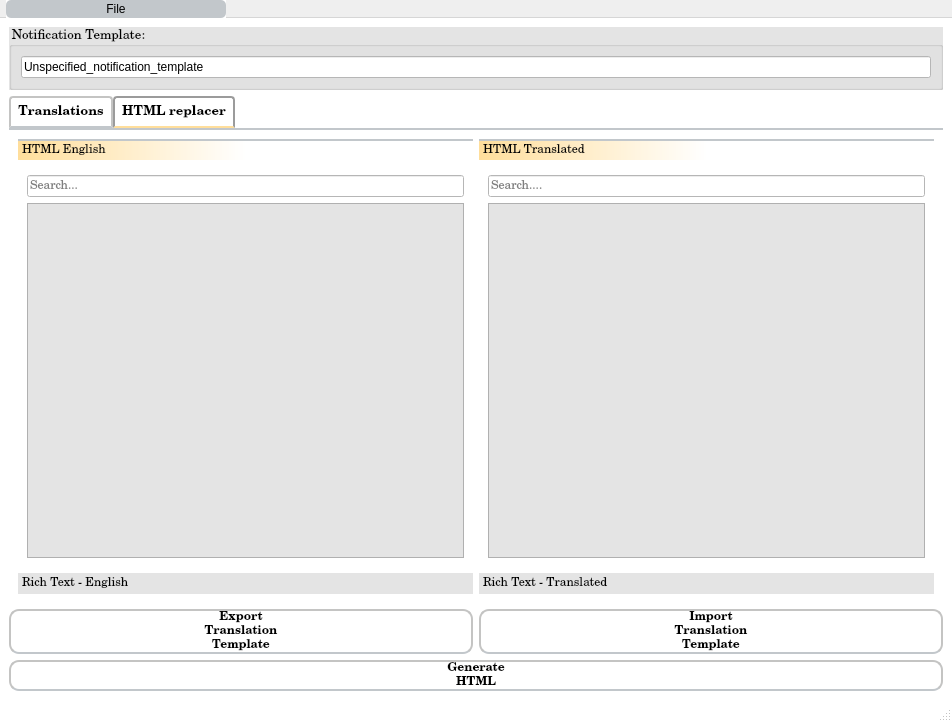
<?xml version="1.0" encoding="UTF-8"?>
<ui version="4.0">
 <class>ILX_translator_window</class>
 <widget class="QMainWindow" name="ILX_translator_window">
  <property name="geometry">
   <rect>
    <x>0</x>
    <y>0</y>
    <width>952</width>
    <height>722</height>
   </rect>
  </property>
  <property name="maximumSize">
   <size>
    <width>16777215</width>
    <height>16777215</height>
   </size>
  </property>
  <property name="font">
   <font>
    <family>Century Schoolbook</family>
    <pointsize>9</pointsize>
   </font>
  </property>
  <property name="windowTitle">
   <string>ILX html Replacer</string>
  </property>
  <property name="windowOpacity">
   <double>1.000000000000000</double>
  </property>
  <property name="autoFillBackground">
   <bool>false</bool>
  </property>
  <property name="styleSheet">
   <string notr="true">QMainWindow{
	background-color: rgb(255, 255, 255); /*White*/
}
QWidget#centralwidget{
	background-color: rgb(255, 255, 255); /*White*/
}
QMenu, QMenuBar {
	width: 200px;
    background-color: qlineargradient(x1:0, y1:0, x2:0, y2:1,
                                      stop:0 #e4e4e4, stop:1#ffde9b); /*LightGray top - Gold bottom*/
}
QMenu::item, QMenuBar::item {
	width: 200px;
    spacing: 3px;           
    padding: 2px 10px;
    background-color:  #C2C7CB; /*Dark Grey*/
    color: rgb(0,0,0);   /*Text = Black */
    border-radius: 5px;
}
QMenu::item::selected, QMenuBar::item::selected {    
    background-color:  #ffde9b; /*Gold*/
}
QMenu::item::pressed, QMenuBar::item::pressed {
    background: #ffde9b; /*Gold*/
}
QWidget#tab_translations, QWidget#tab_html{
	background-color:  qlineargradient(x1: 0, y1: 0, x2: 0, y2: 1,
                                stop: 0.2 #ffffff, stop: 0.5 #ffde9b, /*White top - Gold mid*/
                                stop: 0.5 #ffde9b, stop: 0.8 #ffffff); /*Gold mid - White bottom*/
}
QToolBox::tab{
	background-color: #e4e4e4; /*LightGray*/
}
QWidget#page_eng_html, QWidget#page_eng_rich_text, QWidget#page_trans_html, QWidget#page_trans_rich_text, QWidget#scrollAreaWidgetContents {
	background-color: rgb(255, 255, 255); /*White*/
}
QToolBox::tab::hover, QToolBox::tab::selected{
	background-color: qlineargradient(spread:pad, x1:0, y1:0, x2:1, y2:0, stop:0 #ffde9b, stop:0.5 rgba(255, 255, 255, 255)); /*Gold left - White right*/
}
QToolBox::tab:selected {
	border-top : 2px solid;
    border-color: #C2C7CB; /*DarkGray*/
}
QToolBox::tab::hover {
	border : 2px solid;
    border-color: #C2C7CB; /*DarkGray*/
}
QGroupBox{
background-color: #e4e4e4; /*LightGray*/
}
QTextEdit{
background-color: #e4e4e4; /*LightGray*/
}
QLineEdit{
	background-color: rgb(255, 255, 255); /*White*/
}
QTabWidget::pane { /* The tab widget frame */
    border-top: 2px solid #C2C7CB; /*DarkGray*/
    position: absolute;
    top: -0.5em;
}
QTabWidget::tab-bar {
    alignment: center;
}
/* Style the tab using the tab sub-control. Note that
    it reads QTabBar _not_ QTabWidget */
QTabBar::tab {
    background: qlineargradient(x1: 0, y1: 0, x2: 0, y2: 1,
                                stop: 0 #E1E1E1, stop: 0.4 #DDDDDD,
                                stop: 0.5 #D8D8D8, stop: 1.0 #D3D3D3);
    border: 2px solid #C4C4C3;
    border-bottom-color: #C2C7CB; /* same as the pane color */
    border-top-left-radius: 4px;
    border-top-right-radius: 4px;
    min-width: 120ex;
    padding: 7px;
}
QTabBar::tab:selected, QTabBar::tab:hover {
    background: qlineargradient(x1: 0, y1: 0, x2: 0, y2: 1,
                                stop: 0 #fafafa, stop: 0.4 #ffde9b,
                                stop: 0.5 #ffde9b, stop: 1.0 #fafafa);
}
QTabBar::tab:selected {
    border-color: #9B9B9B;
    border-bottom-color:#ffde9b; /* same as pane color */
}

 QPushButton::hover {
    background: qlineargradient(x1: 0, y1: 0, x2: 0, y2: 1,
                                stop: 0 #fafafa, stop: 0.4 #f4f4f4,
                                stop: 0.5 #e7e7e7, stop: 1.0 #fafafa);
}
QPushButton::pressed {
    background: qlineargradient(x1: 0, y1: 0, x2: 0, y2: 1,
                                stop: 0 #fafafa, stop: 0.1 #f4f4f4,
                                stop: 0.9 #e7e7e7, stop: 1.0 #fafafa);
}
QPushButton {
    background: qlineargradient(x1: 0, y1: 0, x2: 0, y2: 1,
                                stop: 0 #E1E1E1, stop: 0.4 #DDDDDD,
                                stop: 0.5 #D8D8D8, stop: 1.0 #D3D3D3);
    border: 2px solid #C4C4C3;
    border-bottom-color: #C2C7CB; /* same as the pane color */
    border-radius: 10px;
}</string>
  </property>
  <widget class="QWidget" name="centralwidget">
   <layout class="QGridLayout" name="gridLayout_4">
    <item row="0" column="0">
     <layout class="QVBoxLayout" name="verticalLayout_tab_and_buttons">
      <item>
       <widget class="QGroupBox" name="groupBox_notification_template">
        <property name="font">
         <font>
          <family>Century Schoolbook</family>
          <pointsize>10</pointsize>
          <weight>50</weight>
          <bold>false</bold>
         </font>
        </property>
        <property name="title">
         <string>Notification Template:</string>
        </property>
        <layout class="QGridLayout" name="gridLayout_2">
         <item row="0" column="0">
          <widget class="QLineEdit" name="lineEdit_notification_template">
           <property name="text">
            <string>Unspecified_notification_template</string>
           </property>
           <property name="frame">
            <bool>true</bool>
           </property>
          </widget>
         </item>
        </layout>
       </widget>
      </item>
      <item>
       <widget class="QTabWidget" name="tabWidget">
        <property name="font">
         <font>
          <family>Century Schoolbook</family>
          <pointsize>10</pointsize>
          <weight>75</weight>
          <bold>true</bold>
         </font>
        </property>
        <property name="styleSheet">
         <string notr="true"/>
        </property>
        <property name="currentIndex">
         <number>1</number>
        </property>
        <widget class="QWidget" name="tab_translations">
         <property name="sizePolicy">
          <sizepolicy hsizetype="Preferred" vsizetype="Expanding">
           <horstretch>0</horstretch>
           <verstretch>0</verstretch>
          </sizepolicy>
         </property>
         <attribute name="title">
          <string>Translations</string>
         </attribute>
         <layout class="QGridLayout" name="gridLayout">
          <item row="0" column="0">
           <widget class="QScrollArea" name="scrollArea_translation_lineEdits">
            <property name="sizePolicy">
             <sizepolicy hsizetype="Preferred" vsizetype="Expanding">
              <horstretch>0</horstretch>
              <verstretch>0</verstretch>
             </sizepolicy>
            </property>
            <property name="horizontalScrollBarPolicy">
             <enum>Qt::ScrollBarAsNeeded</enum>
            </property>
            <property name="widgetResizable">
             <bool>true</bool>
            </property>
            <widget class="QWidget" name="scrollAreaWidgetContents">
             <property name="geometry">
              <rect>
               <x>0</x>
               <y>0</y>
               <width>912</width>
               <height>453</height>
              </rect>
             </property>
             <layout class="QGridLayout" name="gridLayout_3">
              <item row="0" column="0">
               <layout class="QHBoxLayout" name="horizontalLayout_translations">
                <property name="sizeConstraint">
                 <enum>QLayout::SetMaximumSize</enum>
                </property>
                <item>
                 <widget class="QGroupBox" name="groupBox_eng_values">
                  <property name="sizePolicy">
                   <sizepolicy hsizetype="Preferred" vsizetype="Expanding">
                    <horstretch>0</horstretch>
                    <verstretch>0</verstretch>
                   </sizepolicy>
                  </property>
                  <property name="maximumSize">
                   <size>
                    <width>16777215</width>
                    <height>16777215</height>
                   </size>
                  </property>
                  <property name="font">
                   <font>
                    <family>Century Schoolbook</family>
                    <pointsize>9</pointsize>
                    <weight>75</weight>
                    <italic>true</italic>
                    <bold>true</bold>
                   </font>
                  </property>
                  <property name="focusPolicy">
                   <enum>Qt::NoFocus</enum>
                  </property>
                  <property name="title">
                   <string>English</string>
                  </property>
                 </widget>
                </item>
                <item>
                 <widget class="QGroupBox" name="groupBox_trans_values">
                  <property name="sizePolicy">
                   <sizepolicy hsizetype="Preferred" vsizetype="Expanding">
                    <horstretch>0</horstretch>
                    <verstretch>0</verstretch>
                   </sizepolicy>
                  </property>
                  <property name="maximumSize">
                   <size>
                    <width>16777215</width>
                    <height>16777215</height>
                   </size>
                  </property>
                  <property name="font">
                   <font>
                    <family>Century Schoolbook</family>
                    <pointsize>9</pointsize>
                    <weight>75</weight>
                    <italic>true</italic>
                    <bold>true</bold>
                   </font>
                  </property>
                  <property name="title">
                   <string>Translation</string>
                  </property>
                 </widget>
                </item>
               </layout>
              </item>
             </layout>
            </widget>
           </widget>
          </item>
         </layout>
        </widget>
        <widget class="QWidget" name="tab_html">
         <attribute name="title">
          <string>HTML replacer</string>
         </attribute>
         <layout class="QGridLayout" name="gridLayout_5">
          <item row="0" column="0">
           <layout class="QHBoxLayout" name="horizontalLayout">
            <item>
             <widget class="QToolBox" name="toolBox_eng">
              <property name="sizePolicy">
               <sizepolicy hsizetype="Preferred" vsizetype="Expanding">
                <horstretch>0</horstretch>
                <verstretch>0</verstretch>
               </sizepolicy>
              </property>
              <property name="minimumSize">
               <size>
                <width>300</width>
                <height>0</height>
               </size>
              </property>
              <property name="font">
               <font>
                <family>Century Schoolbook</family>
                <pointsize>9</pointsize>
               </font>
              </property>
              <property name="styleSheet">
               <string notr="true"/>
              </property>
              <property name="currentIndex">
               <number>0</number>
              </property>
              <widget class="QWidget" name="page_eng_html">
               <property name="geometry">
                <rect>
                 <x>0</x>
                 <y>0</y>
                 <width>453</width>
                 <height>393</height>
                </rect>
               </property>
               <attribute name="label">
                <string>HTML English</string>
               </attribute>
               <layout class="QGridLayout" name="gridLayout_6">
                <item row="0" column="0">
                 <widget class="QLineEdit" name="lineEdit_search_eng">
                  <property name="placeholderText">
                   <string>Search...</string>
                  </property>
                 </widget>
                </item>
                <item row="1" column="0">
                 <widget class="QTextEdit" name="textEdit_eng">
                  <property name="minimumSize">
                   <size>
                    <width>0</width>
                    <height>0</height>
                   </size>
                  </property>
                 </widget>
                </item>
               </layout>
              </widget>
              <widget class="QWidget" name="page_eng_rich_text">
               <property name="geometry">
                <rect>
                 <x>0</x>
                 <y>0</y>
                 <width>453</width>
                 <height>393</height>
                </rect>
               </property>
               <attribute name="label">
                <string>Rich Text - English</string>
               </attribute>
               <layout class="QGridLayout" name="gridLayout_9">
                <item row="0" column="0">
                 <widget class="QTextEdit" name="textEdit_eng_rich_text">
                  <property name="minimumSize">
                   <size>
                    <width>0</width>
                    <height>0</height>
                   </size>
                  </property>
                  <property name="readOnly">
                   <bool>true</bool>
                  </property>
                 </widget>
                </item>
               </layout>
              </widget>
             </widget>
            </item>
            <item>
             <widget class="QToolBox" name="toolBox_trans">
              <property name="minimumSize">
               <size>
                <width>300</width>
                <height>0</height>
               </size>
              </property>
              <property name="font">
               <font>
                <family>Century Schoolbook</family>
                <pointsize>9</pointsize>
               </font>
              </property>
              <property name="styleSheet">
               <string notr="true"/>
              </property>
              <property name="currentIndex">
               <number>0</number>
              </property>
              <widget class="QWidget" name="page_trans_html">
               <property name="geometry">
                <rect>
                 <x>0</x>
                 <y>0</y>
                 <width>453</width>
                 <height>393</height>
                </rect>
               </property>
               <attribute name="label">
                <string>HTML Translated</string>
               </attribute>
               <layout class="QGridLayout" name="gridLayout_7">
                <item row="0" column="0">
                 <widget class="QLineEdit" name="lineEdit_search_trans">
                  <property name="placeholderText">
                   <string>Search....</string>
                  </property>
                 </widget>
                </item>
                <item row="1" column="0">
                 <widget class="QTextEdit" name="textEdit_trans">
                  <property name="minimumSize">
                   <size>
                    <width>0</width>
                    <height>0</height>
                   </size>
                  </property>
                 </widget>
                </item>
               </layout>
              </widget>
              <widget class="QWidget" name="page_trans_rich_text">
               <property name="geometry">
                <rect>
                 <x>0</x>
                 <y>0</y>
                 <width>453</width>
                 <height>393</height>
                </rect>
               </property>
               <attribute name="label">
                <string>Rich Text - Translated</string>
               </attribute>
               <layout class="QGridLayout" name="gridLayout_8">
                <item row="0" column="0">
                 <widget class="QTextEdit" name="textEdit_trans_rich_text">
                  <property name="minimumSize">
                   <size>
                    <width>0</width>
                    <height>0</height>
                   </size>
                  </property>
                  <property name="readOnly">
                   <bool>true</bool>
                  </property>
                 </widget>
                </item>
               </layout>
              </widget>
             </widget>
            </item>
           </layout>
          </item>
         </layout>
        </widget>
       </widget>
      </item>
      <item>
       <layout class="QHBoxLayout" name="horizontalLayout_export_import_buttons">
        <item>
         <widget class="QPushButton" name="pushButton_export">
          <property name="font">
           <font>
            <family>Century Schoolbook</family>
            <pointsize>9</pointsize>
            <weight>75</weight>
            <bold>true</bold>
           </font>
          </property>
          <property name="text">
           <string>Export
Translation
Template</string>
          </property>
         </widget>
        </item>
        <item>
         <widget class="QPushButton" name="pushButton_import">
          <property name="font">
           <font>
            <family>Century Schoolbook</family>
            <pointsize>9</pointsize>
            <weight>75</weight>
            <bold>true</bold>
           </font>
          </property>
          <property name="text">
           <string>Import
Translation
Template</string>
          </property>
         </widget>
        </item>
       </layout>
      </item>
      <item>
       <widget class="QPushButton" name="pushButton_generate">
        <property name="font">
         <font>
          <family>Century Schoolbook</family>
          <pointsize>9</pointsize>
          <weight>75</weight>
          <bold>true</bold>
         </font>
        </property>
        <property name="text">
         <string>Generate
HTML</string>
        </property>
       </widget>
      </item>
     </layout>
    </item>
   </layout>
  </widget>
  <widget class="QMenuBar" name="menubar">
   <property name="geometry">
    <rect>
     <x>0</x>
     <y>0</y>
     <width>952</width>
     <height>20</height>
    </rect>
   </property>
   <property name="styleSheet">
    <string notr="true"/>
   </property>
   <widget class="QMenu" name="menuFile">
    <property name="minimumSize">
     <size>
      <width>0</width>
      <height>0</height>
     </size>
    </property>
    <property name="title">
     <string>File</string>
    </property>
    <addaction name="actionSave_html"/>
    <addaction name="actionImport_html"/>
   </widget>
   <addaction name="menuFile"/>
  </widget>
  <widget class="QStatusBar" name="statusbar"/>
  <action name="actionSave_html">
   <property name="text">
    <string>Save English html</string>
   </property>
  </action>
  <action name="actionImport_html">
   <property name="text">
    <string>Import English html</string>
   </property>
  </action>
 </widget>
 <resources/>
 <connections>
  <connection>
   <sender>textEdit_eng</sender>
   <signal>textChanged()</signal>
   <receiver>ILX_translator_window</receiver>
   <slot>textEdit_html_eng_changed()</slot>
   <hints>
    <hint type="sourcelabel">
     <x>149</x>
     <y>177</y>
    </hint>
    <hint type="destinationlabel">
     <x>479</x>
     <y>359</y>
    </hint>
   </hints>
  </connection>
  <connection>
   <sender>pushButton_generate</sender>
   <signal>clicked()</signal>
   <receiver>ILX_translator_window</receiver>
   <slot>button_clicked_generate()</slot>
   <hints>
    <hint type="sourcelabel">
     <x>479</x>
     <y>678</y>
    </hint>
    <hint type="destinationlabel">
     <x>479</x>
     <y>359</y>
    </hint>
   </hints>
  </connection>
  <connection>
   <sender>textEdit_trans</sender>
   <signal>textChanged()</signal>
   <receiver>ILX_translator_window</receiver>
   <slot>textEdit_html_trans_changed()</slot>
   <hints>
    <hint type="sourcelabel">
     <x>752</x>
     <y>197</y>
    </hint>
    <hint type="destinationlabel">
     <x>479</x>
     <y>359</y>
    </hint>
   </hints>
  </connection>
  <connection>
   <sender>pushButton_export</sender>
   <signal>clicked()</signal>
   <receiver>ILX_translator_window</receiver>
   <slot>button_clicked_export()</slot>
   <hints>
    <hint type="sourcelabel">
     <x>314</x>
     <y>66</y>
    </hint>
    <hint type="destinationlabel">
     <x>479</x>
     <y>359</y>
    </hint>
   </hints>
  </connection>
  <connection>
   <sender>pushButton_import</sender>
   <signal>clicked()</signal>
   <receiver>ILX_translator_window</receiver>
   <slot>button_clicked_import()</slot>
   <hints>
    <hint type="sourcelabel">
     <x>395</x>
     <y>66</y>
    </hint>
    <hint type="destinationlabel">
     <x>479</x>
     <y>359</y>
    </hint>
   </hints>
  </connection>
  <connection>
   <sender>lineEdit_search_eng</sender>
   <signal>textChanged(QString)</signal>
   <receiver>ILX_translator_window</receiver>
   <slot>lineEdit_search_eng_changed()</slot>
   <hints>
    <hint type="sourcelabel">
     <x>247</x>
     <y>169</y>
    </hint>
    <hint type="destinationlabel">
     <x>476</x>
     <y>469</y>
    </hint>
   </hints>
  </connection>
  <connection>
   <sender>lineEdit_search_trans</sender>
   <signal>textChanged(QString)</signal>
   <receiver>ILX_translator_window</receiver>
   <slot>lineEdit_search_trans_changed()</slot>
   <hints>
    <hint type="sourcelabel">
     <x>703</x>
     <y>169</y>
    </hint>
    <hint type="destinationlabel">
     <x>476</x>
     <y>469</y>
    </hint>
   </hints>
  </connection>
  <connection>
   <sender>actionSave_html</sender>
   <signal>triggered()</signal>
   <receiver>ILX_translator_window</receiver>
   <slot>Save_html_triggered()</slot>
   <hints>
    <hint type="sourcelabel">
     <x>-1</x>
     <y>-1</y>
    </hint>
    <hint type="destinationlabel">
     <x>476</x>
     <y>469</y>
    </hint>
   </hints>
  </connection>
  <connection>
   <sender>actionImport_html</sender>
   <signal>triggered()</signal>
   <receiver>ILX_translator_window</receiver>
   <slot>Import_html_triggered()</slot>
   <hints>
    <hint type="sourcelabel">
     <x>-1</x>
     <y>-1</y>
    </hint>
    <hint type="destinationlabel">
     <x>476</x>
     <y>469</y>
    </hint>
   </hints>
  </connection>
 </connections>
 <slots>
  <slot>button_clicked_apply_num_edits()</slot>
  <slot>textEdit_html_eng_changed()</slot>
  <slot>textEdit_html_trans_changed()</slot>
  <slot>button_clicked_generate()</slot>
  <slot>button_clicked_export()</slot>
  <slot>button_clicked_import()</slot>
  <slot>button_clicked_edit_html()</slot>
  <slot>lineEdit_search_eng_changed()</slot>
  <slot>lineEdit_search_trans_changed()</slot>
  <slot>Save_html_triggered()</slot>
  <slot>Import_html_triggered()</slot>
 </slots>
</ui>
